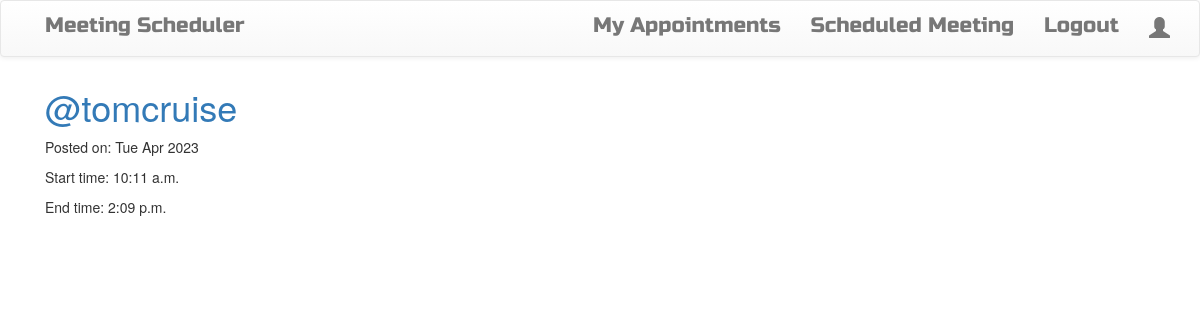
The app's page /meeting_scheduler/offhour/list (signed in) with its own data.
### meeting_scheduler/models.py (models this page shows, shortened)
class OffHour(models.Model):
    terraformer = models.ForeignKey('accounts.CustomUser', on_delete=models.CASCADE)
    date = models.DateField(auto_now=False, auto_now_add=False, verbose_name="Enter date", null=True)
    start_time = models.TimeField(auto_now=False, auto_now_add=False, verbose_name="Enter start time")
    end_time = models.TimeField(auto_now=False, auto_now_add=False, verbose_name="Enter end time")
    class Meta:
        verbose_name = "OffHour"
        verbose_name_plural = "OffHours"
    def get_user_name(self):
        return self.terraformer.username
    def get_user_pk(self):
        return self.terraformer.pk

### accounts/models.py (models this page shows, shortened)
class CustomUser(AbstractBaseUser, PermissionsMixin):
    username = models.CharField(max_length=50, verbose_name="Your username ", unique=True)
    fname = models.CharField(max_length=50, verbose_name="First Name")
    lname = models.CharField(max_length=50, verbose_name="Last Name", default=None)
    email = models.EmailField(max_length=50, unique=True, blank=False, verbose_name="Your Email ")
    profile_pic = models.ImageField(upload_to='profile_pics', blank=True, verbose_name="Your profile picture ", null=True, default=None)
    is_active = models.BooleanField(default=True) # anyone who signs up for thsi application is by default an active user
    is_admin = models.BooleanField(default=False)
    is_staff = models.BooleanField(default=False)
    is_superuser = models.BooleanField(default=False) # the person who has highest level of control over database
    objects = CustomUserManager()
    REQUIRED_FIELDS = ['fname','lname','email', 'profile_pic']
    USERNAME_FIELD = 'username'
    EMAIL_FIELD = 'email'

### meeting_scheduler/views.py (the view)
# urls.py: path("offhour/list", views.OffHourListView.as_view(), name="offhour_list"),
class OffHourListView(ListView):
    model = OffHour
    template_name = "offhour_list.html"
    def get_queryset(self):
        return OffHour.objects.filter(date__gte = timezone.now()).order_by('-date')

### meeting_scheduler/templates/meeting_scheduler/offhour_list.html
{% extends 'base.html' %}
{% block content %}
<div class="centerstage container">
    {% for offhour in offhour_list %}
        <div class="offhour_card">
            <h1><a href="{% url 'accounts:account_details' pk=offhour.get_user_pk %}"> @{{offhour.get_user_name}} </a></h1>
            <div class="date">
                <p> Posted on: {{offhour.date|date:"D M Y"}}</p>
            </div>
            <div class="time">
                <p> Start time: {{offhour.start_time|time}}</p>
                <p> End time: {{offhour.end_time|time}}</p>
            </div>
        </div>
    {% endfor %}
</div>
{% endblock content %}

### static/Nbyula_Assignment_1/css/master.css (style rules this page uses)
.centerstage { margin-left: auto; margin-right: auto; }

### records on screen
OffHour: get_user_name "tomcruise", date "Tue Apr 2023", start_time "10:11 a.m.", end_time "2:09 p.m."
